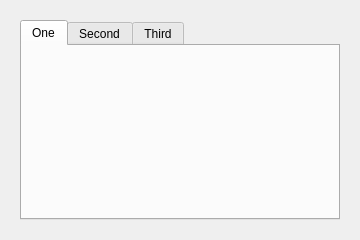
<?xml version="1.0" encoding="UTF-8"?>
<ui version="4.0">
 <class>TabsForm</class>
 <widget class="QWidget" name="TabsForm">
  <property name="geometry"><rect><x>0</x><y>0</y><width>360</width><height>240</height></rect></property>
  <widget class="QTabWidget" name="tabs">
   <property name="geometry"><rect><x>20</x><y>20</y><width>320</width><height>200</height></rect></property>
   <property name="currentIndex"><number>0</number></property>
   <widget class="QWidget" name="pageOne">
    <attribute name="title"><string>One</string></attribute>
   </widget>
   <widget class="QWidget" name="pageTwo">
    <attribute name="title"><string>Second</string></attribute>
   </widget>
   <widget class="QWidget" name="pageThree">
    <attribute name="title"><string>Third</string></attribute>
   </widget>
  </widget>
 </widget>
 <resources/>
 <connections/>
</ui>
